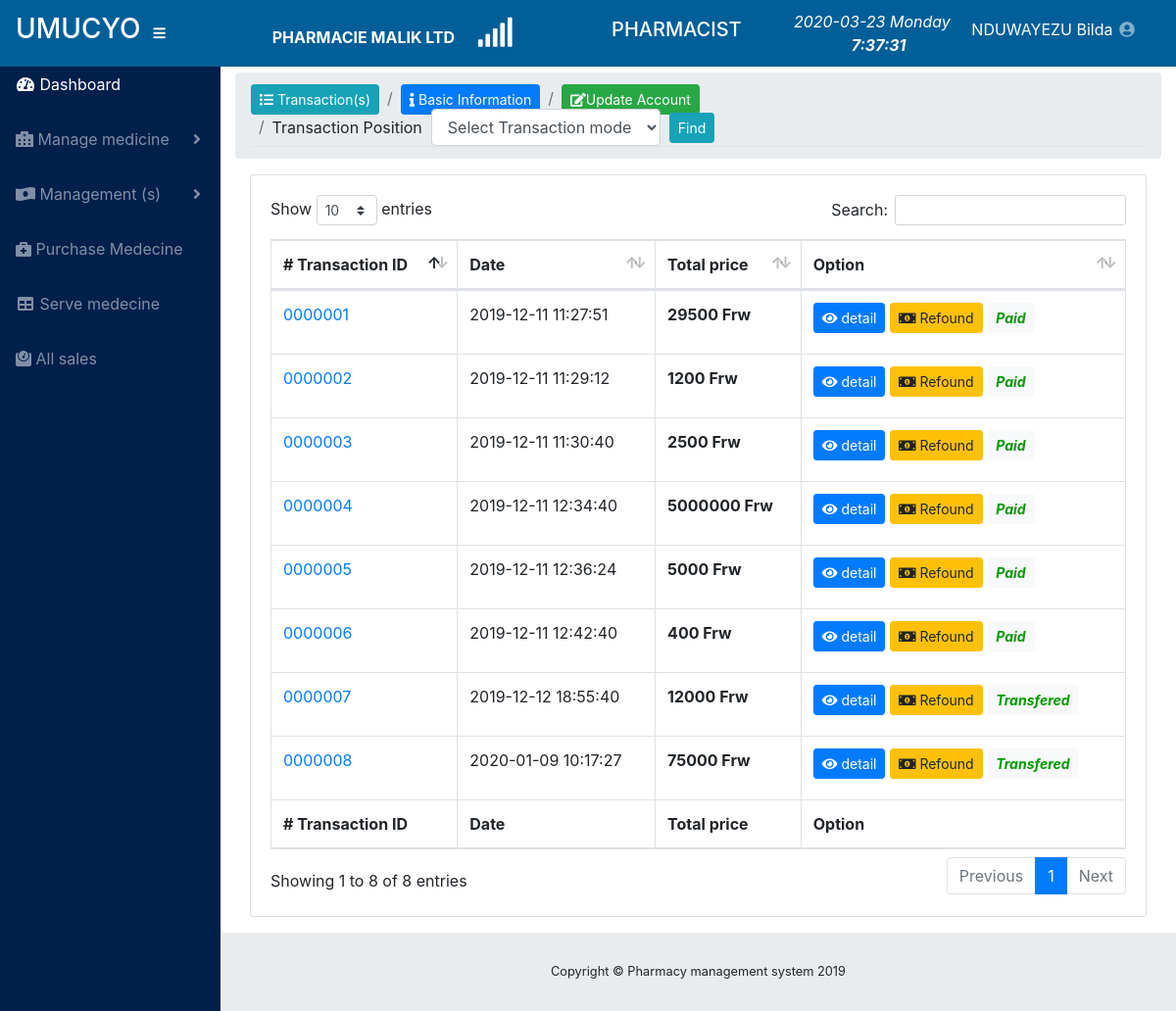
The page /profile (signed in) on the database its author committed.
### tables this page shows
CREATE TABLE `phar_branch` (
  `branch_ID` int(11) NOT NULL,
  `branch_name` varchar(60) NOT NULL,
  `institution_code` varchar(45) NOT NULL,
  `branch_province` varchar(60) NOT NULL,
  `brannch_district` varchar(60) NOT NULL,
  `branch_region` varchar(60) NOT NULL,
  `inserted_user` varchar(60) NOT NULL,
  `inserted_date` date NOT NULL,
  `branch_status` enum('0','1') NOT NULL DEFAULT '0'
);

CREATE TABLE `user_role` (
  `role_id` int(11) NOT NULL,
  `role_name` varchar(45) NOT NULL,
  `institution_code` varchar(45) NOT NULL,
  `reg_date` date NOT NULL
);

CREATE TABLE `total_sales` (
  `Ids` int(11) NOT NULL,
  `transaction_ID` varchar(20) NOT NULL,
  `medicine_ID` int(11) NOT NULL,
  `batch` varchar(50) NOT NULL,
  `quantity` float NOT NULL,
  `price` float DEFAULT NULL,
  `sub_total` float DEFAULT NULL,
  `total_price` float DEFAULT NULL,
  `date_done` date NOT NULL,
  `userID` int(11) NOT NULL,
  `User_branch` varchar(20) NOT NULL,
  `institution_code` varchar(45) NOT NULL,
  `date_with_hours` datetime NOT NULL,
  `customer_name` varchar(80) DEFAULT NULL,
  `customer_telphone` varchar(10) DEFAULT NULL,
  `payment_mode` varchar(15) DEFAULT NULL,
  `customer_tin` int(11) DEFAULT NULL,
  `ser_status` int(11) NOT NULL
);

CREATE TABLE `transactions` (
  `TRANSACTION_ID` int(11) NOT NULL,
  `DATE_OF_TRANSACTION` datetime NOT NULL,
  `TOTAL_PRICE` int(11) DEFAULT NULL,
  `TRANSACTION_NUMBER` varchar(50) NOT NULL,
  `user` varchar(20) NOT NULL,
  `user_id` int(11) NOT NULL,
  `Branch` varchar(50) NOT NULL,
  `institution_code` varchar(45) NOT NULL,
  `done_at` date NOT NULL
);

### profile.php (the view, shortened to what this page needs)
<?php include('includes/head_tag.php'); ?>
</head>
<body id="page-top">
  <?php include('includes/menu.php'); ?>
    <div id="content-wrapper">
      <div class="container-fluid" >
        <ol class="breadcrumb">
      <ul class="nav nav-tabs" id="myTab">
        <li class="breadcrumb-item active"><a href="#home" class="btn btn-info btn-sm" data-toggle="tab">
          <i class="fas fa-list"></i> Transaction(s)</a>
        </li>
        <li class="breadcrumb-item"><a href="#basic_info" class="btn btn-primary btn-sm" data-toggle="tab"><i class="fas fa-info"></i> Basic Information</a>
      </li>
        <li class="breadcrumb-item"><a href="#update" class="btn btn-success btn-sm" data-toggle="tab"><i class="fas fa-edit"></i>Update Account</a>
      </li>
      <li class="breadcrumb-item">
        <form class="form-inline" action="" method="post" >
            <div class="form-group" style="margin-top: -30px;">
              <label for="pwd">&nbsp;&nbsp;&nbsp;Transaction Position &nbsp;</label>
              <select name="payment_mode" class="form-control" required="required">
                <option selected="selected"disabled="disabled">Select Transaction mode</option>
              </select>
              &nbsp;&nbsp;<button type="submit" name="find_report" class="btn btn-info btn-sm">Find</button>
            </div>
          </form>
      </li>
      </ul>
        </ol>
        <div class="tab-content container">
            <div class="tab-pane active" id="home">
				      <?php
            if(isset($_POST['find_report'])){
              $_SESSION['tr']=$_POST['payment_mode'];
              if($_SESSION['role_id'] == 3){
              $sql = "SELECT DISTINCT * FROM transactions
                      INNER JOIN total_sales ON transactions.TRANSACTION_NUMBER = total_sales.transaction_ID
                      WHERE transactions.institution_code= '$_SESSION[institution_code]'
                      AND total_sales.payment_mode = '$_SESSION[tr]'
                      GROUP BY transactions.TRANSACTION_NUMBER";
            }else{
              $sql = "SELECT DISTINCT * FROM transactions
                      INNER JOIN total_sales ON transactions.TRANSACTION_NUMBER = total_sales.transaction_ID WHERE transactions.user_id='$_SESSION[user_id]'
                    AND transactions.Branch='$_SESSION[branch]'
                    AND transactions.institution_code= '$_SESSION[institution_code]'
                    AND total_sales.payment_mode = '$_SESSION[tr]'
                    GROUP BY transactions.TRANSACTION_NUMBER";
            }
            }else{
              if($_SESSION['role_id'] == 3){
              $sql = "SELECT DISTINCT * FROM transactions
                      INNER JOIN total_sales ON transactions.TRANSACTION_NUMBER = total_sales.transaction_ID
                      WHERE transactions.institution_code= '$_SESSION[institution_code]'
                      GROUP BY transactions.TRANSACTION_NUMBER";
            }else{
              $sql = "SELECT DISTINCT * FROM transactions
                      INNER JOIN total_sales ON transactions.TRANSACTION_NUMBER = total_sales.transaction_ID WHERE transactions.user_id='$_SESSION[user_id]'
                    AND transactions.Branch='$_SESSION[branch]'
                    AND transactions.institution_code= '$_SESSION[institution_code]'
                    GROUP BY transactions.TRANSACTION_NUMBER";
            }
            }
				    $query = $conn->query($sql);
				?>
				        <div class="card mb-3">
				          <div class="card-body">
				            <div class="table-responsive" >
				              <table class="table table-bordered" id="dataTable" cellspacing="0" >
				                <thead>
				                  <tr>
				                    <th># Transaction ID</th>
				                    <th>Date</th>
				                    <th>Total price</th>
				                    <th>Option</th>
				                  </tr>
				                </thead>
				                <tfoot>
				                  <tr>
				                    <th># Transaction ID</th>
				                    <th>Date</th>
				                    <th>Total price</th>
				                    <th>Option</th>
				                  </tr>
				                </tfoot>
				                <tbody>
				        <?php
				        $inc = 4;
				        while($row = $query->fetch_assoc()){
				          $inc = ($inc == 4) ? 1 : $inc + 1;
                  if($row['payment_mode'] == 'Paid') {
                    $msg = "Paid";
                  }elseif ($row['payment_mode'] == 'Transfer') {
                    $msg = "Transfered";
                  }elseif ($row['payment_mode'] == 'Refounded') {
                    $msg = "Refounded";
                  }elseif ($row['payment_mode'] == 'Loan') {
                    $msg = "Loan";
                  }elseif ($row['payment_mode'] == 'Inventory') {
                    $msg = "Inventory";
                  }
				          if($inc == 1) echo "<div class='row text-center'>";
				        ?>
				      <tr>
				      <td>
				        <a href="invoiceDetail?$inv=<?php echo $row['TRANSACTION_NUMBER']; ?>" target="_blank"><?php echo $row['TRANSACTION_NUMBER']; ?></a>
				      </td>
				      <td><?php echo $row['DATE_OF_TRANSACTION']; ?></td>
				      <td><p class="pull-left"><b><?php echo $row['TOTAL_PRICE'].' Frw'; ?></b></p></td>
				      <td>
				        <span class="pull-right">
				         <a href="invoiceDetail?$inv=<?php echo $row['TRANSACTION_NUMBER']; ?>" class="btn btn-primary btn-sm" target="_blank">
				        <span class="fas fa-eye"></span> detail</a></span>
                  <?php  if($row['payment_mode'] != 'Refounded' && $rows['transaction_refound']== 1 || $_SESSION['role_id']== 1){
                    ?>
                  <a href='action_page?refound=<?php echo $row['TRANSACTION_NUMBER']; ?>' class='btn btn-warning btn-sm'>
                    <span class='fas fa-money-bill-alt'></span> Refound</a></span>
                  <?php }if ($row['payment_mode'] == 'Loan') {?>
                    <a href="loan_trans" class="btn btn-secondary btn-sm">
                    <span class="fas fa-money-bill-alt"></span> Recovery</a></span>
                 <?php } ?>
                 <span class="btn btn-light btn-sm"><strong><i style="color: #090;"><?php echo $msg; ?></i></strong></span>
				      </td>
				    </tr>
				   </div>
				      <?php
				    }
				  ?>
				</div>
				  </div>
      <?php include('includes/footer.php'); ?>
</body>
</html>

### includes/head_tag.php (shortened to what this page needs)
<!DOCTYPE html>
<html lang="en">
<head>
  <link href="vendor/fontawesome-free/css/all.min.css" rel="stylesheet" type="text/css">
  <link href="vendor/datatables/dataTables.bootstrap4.css" rel="stylesheet">
  <link href="css/sb-admin.css" rel="stylesheet">
  <link rel="stylesheet" href="//code.jquery.com/ui/1.12.1/themes/base/jquery-ui.css">
  <link rel="stylesheet" href="https://cdn.rawgit.com/mervick/emojionearea/master/dist/emojionearea.min.css">

### includes/menu.php (shortened to what this page needs)
<?php
include('includes/config.php');
$sql_priv = "SELECT * FROM `user_privilegies` WHERE role_id ='$_SESSION[role_id]'";
$result = $conn->query($sql_priv);
$rows = $result->fetch_assoc();
$sql_role = "SELECT * FROM `user_role` WHERE role_id ='$_SESSION[role_id]'";
$result = $conn->query($sql_role);
$row_roleName = $result->fetch_assoc();
$role_name = $row_roleName['role_name'];
$sql = "SELECT * FROM `phar_branch` WHERE branch_ID = '$_SESSION[branch]'";
$result = $conn->query($sql);
$row = $result->fetch_object();
$branch_name = $row->branch_name;
?>
<nav class="navbar navbar-expand navbar-dark navbar-fixed-top fixed-top" style="background-color: #005f98; margin-bottom: auto;" >
    <a class="navbar-brand mr-1" href="home">
      <h3>UMUCYO</h3>
    </a>
    <button class="btn btn-link btn-sm text-white order-1 order-sm-0" id="sidebarToggle" href="#">
      <i class="fas fa-bars"></i>
    </button>
    <a  href="" id=""  aria-expanded="false">
          <span style="color: #FFF;margin-left:100px;"><b><?php echo $branch_name; ?></b>
            &nbsp;&nbsp;&nbsp;&nbsp;<i id="demo"></i></span>
        </a>
<h5 style="margin-left: 100px; color: #fff;"><?php echo $role_name; ?></h5>
    <div class="d-none d-md-inline-block form-inline ml-auto mr-0 mr-md-3 my-2 my-md-0">
    <ul class="navbar-nav ml-auto ml-md-0 my-2 my-md-0">
             <i class="" style="color: #FFF;">
        <?php echo date("Y-m-d")."  ". date("l"); ?>&nbsp;&nbsp;&nbsp;
      <strong><label id="timer"></label></strong>
      </i>
      <li class="nav-item dropdown no-arrow">
        <a class="nav-link dropdown-toggle" href="#" id="userDropdown" role="button" data-toggle="dropdown" aria-haspopup="true" aria-expanded="false">
          <span style="color: #FFF;"><?php echo $_SESSION['first_name']." ".$_SESSION['last_name']; ?></span>
          <i class="fas fa-user-circle fa-fw"></i>
        </a>
      </li>
    </ul>
  </div>
  </nav>
  <br><br>
<div id="wrapper" style="margin-top: 10px;" >
    <ul class="sidebar navbar-nav"style="background-color: #011f4b;">
      <li class="nav-item active">
        <a class="nav-link" href="home">
          <i class="fas fa-fw fa-tachometer-alt"></i>
          <span>Dashboard</span>
        </a>
      </li>
      <?php if($_SESSION['role_id']== 1){ ?>
      <li class="nav-item">
        <a class="nav-link" href="phar_institution">
        <i class="fas fa-fw fa-table"></i>
          <span>System Backup</span></a>
      </li>
      <li class="nav-item">
        <a class="nav-link" href="phar_institution">
        <i class="fas fa-fw fa-table"></i>
          <span>Pharmacy Institution</span></a>
      </li>
      <?php } if($rows['acc_privilegie']== 1 || $_SESSION['role_id']== 1){ ?>
      <li class="nav-item">
        <a class="nav-link" href="pharmacy_privilegie">
        <i class="fas fa-fw fa-table"></i>
          <span>Access Right</span></a>
      </li>
      <?php } if($rows['acc_medecine']== 1 || $_SESSION['role_id']== 1){ ?>
      <li class="nav-item dropdown">
        <a class="nav-link dropdown-toggle" href="#" id="pagesDropdown" role="button" data-toggle="dropdown" aria-haspopup="true" aria-expanded="false">
          <i class="fas fa-hospital-alt"></i>
          <span>Manage medicine</span>
        </a>
        </li>
      <?php } if($rows['acc_management']== 1 || $_SESSION['role_id']== 1){ ?>
          <li class="nav-item dropdown">
        <a class="nav-link dropdown-toggle" href="#" id="pagesDropdown" role="button" data-toggle="dropdown" aria-haspopup="true" aria-expanded="false">
          <i class="fas fa-money-bill-wave-alt"></i>
          <span>Management (s)</span>
        </a>
      </li>
      <?php  } if($rows['acc_purchased']== 1 || $_SESSION['role_id']== 1){ ?>
      <li class="nav-item">
        <a class="nav-link" href="medecine_purchase">
        <i class="fas fa-briefcase-medical"></i>
          <span>Purchase Medecine</span></a>
      </li>
      <?php } if($rows['acc_to_serve']== 1 || $_SESSION['role_id']== 1){ ?>
      <li class="nav-item">
        <a class="nav-link" href="medecine">
        <i class="fas fa-fw fa-table"></i>
          <span>Serve medecine</span></a>
      </li>
      <?php } if($rows['acc_branches']== 1 || $_SESSION['role_id']== 1){ ?>
      <?php } if($rows['acc_all_served']== 1 || $_SESSION['role_id']== 1){ ?>
      <li class="nav-item">
        <a class="nav-link" href="all_sales">
          <i class="fas fa-weight"></i>
          <span>All sales</span></a>
      </li>
      <?php } if($rows['acc_manager_report']== 1 || $_SESSION['role_id']== 1){ ?>
      <li class="nav-item">
        <a class="nav-link" href="financialreport">
          <i class="fas fa-file"></i>
          <span>Reporting</span></a>
      </li>
      <?php } if($rows['acc_pharmacy_user']== 1 || $_SESSION['role_id']== 1){ ?>
     <li class="nav-item">
        <a class="nav-link" href="pharmacy_users">
          <i class="fas fa-users"></i>
          <span>Staff</span>
        </a>
      </li>
      <?php } if($rows['acc_transaction']== 1 || $_SESSION['role_id']== 1){ ?>
      <li class="nav-item">
        <a class="nav-link" href="checkout">
          <i class="fas fa-users"></i>
          <span>TRANSACTION</span>
        </a>
      </li>
      <?php }  ?>
    </ul>

### includes/footer.php
<footer class="sticky-footer">
        <div class="container my-auto">
          <div class="copyright text-center my-auto">
            <span>Copyright © Pharmacy management system 2019</span>
          </div>
        </div>
</footer>

### rows shown on the page
phar_branch: branch_name "PHARMACIE MALIK LTD"
user_role: role_name "PHARMACIST"
total_sales: transactions.TRANSACTION_NUMBER "0000001", transactions.DATE_OF_TRANSACTION "2019-12-11 11:27:51", transactions.TOTAL_PRICE "29500", payment_mode "Paid"
total_sales: transactions.TRANSACTION_NUMBER "0000002", transactions.DATE_OF_TRANSACTION "2019-12-11 11:29:12", transactions.TOTAL_PRICE "1200", payment_mode "Paid"
total_sales: transactions.TRANSACTION_NUMBER "0000003", transactions.DATE_OF_TRANSACTION "2019-12-11 11:30:40", transactions.TOTAL_PRICE "2500", payment_mode "Paid"
total_sales: transactions.TRANSACTION_NUMBER "0000004", transactions.DATE_OF_TRANSACTION "2019-12-11 12:34:40", transactions.TOTAL_PRICE "5000000", payment_mode "Paid"
total_sales: transactions.TRANSACTION_NUMBER "0000005", transactions.DATE_OF_TRANSACTION "2019-12-11 12:36:24", transactions.TOTAL_PRICE "5000", payment_mode "Paid"
total_sales: transactions.TRANSACTION_NUMBER "0000006", transactions.DATE_OF_TRANSACTION "2019-12-11 12:42:40", transactions.TOTAL_PRICE "400", payment_mode "Paid"
total_sales: transactions.TRANSACTION_NUMBER "0000007", transactions.DATE_OF_TRANSACTION "2019-12-12 18:55:40", transactions.TOTAL_PRICE "12000", payment_mode "Transfered"
total_sales: transactions.TRANSACTION_NUMBER "0000008", transactions.DATE_OF_TRANSACTION "2020-01-09 10:17:27", transactions.TOTAL_PRICE "75000", payment_mode "Transfered"

### other values the page prints
$_SESSION['first_name'] "NDUWAYEZU"
$_SESSION['last_name'] "Bilda"
